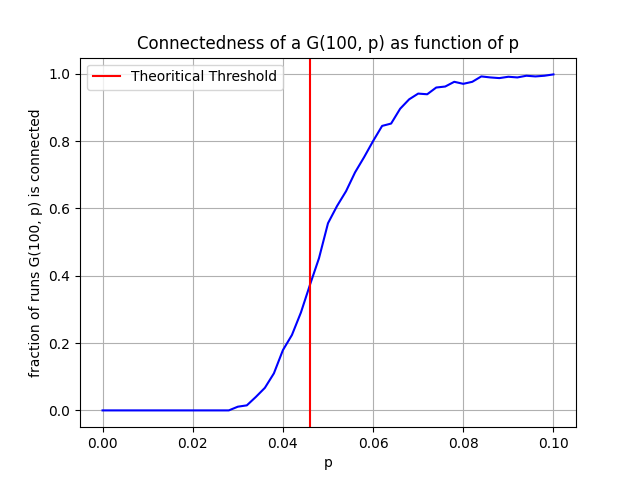

Here is the Python script that generated this plot:
# importing library for plotting the graph
import matplotlib.pyplot as plt
import random as rand
import math
import numpy as np

# defining the class
class UndirectedGraph:
    # making sure if no argument is passed or one is passed
    def __init__(self, n = None):
        # if argument is passed
        if(n!=None):
            # initiate a empty list to every node
            adj_list = {}
            for node in range (n):
                adj_list[node+1] = []
            self.adj = adj_list
        # if it is already free
        else:
            self.adj = {}
        # saving the initial number of NODES
        self.ini_node = n

    # for adding any node to the  graph
    def addNode (self, add):
        # if we declared the number of nodes before then we cant add any new node
        if(self.ini_node != None):
            if(self.ini_node < add):
                raise Exception("Node index cannot exceed number of nodes")
        # otherwise adding the vertex if it is already not there
        elif(not self.adj.get(add)):
            self.adj[add] = []

    # function for adding the edge 
    def addEdge (self, node1, node2):
        # if node1 is not present we add it and similar for other
        if(not self.adj.get(node1)):
            self.adj[node1] = []
        if(not self.adj.get(node2)):
            self.adj[node2] = []
        # adding the edge in both of them
        self.adj[node1].append(node2)
        self.adj[node2].append(node1)

    # overloading the add operator
    def __add__(self, node):
        # if node is added then calling that function
        if(type(node)==int):
            self.addNode(node)
        # otherwise calling the add edge function
        elif(type(node)==tuple):
            self.addEdge(node[0], node[1])
        # for any other input raise exception
        else:
            raise Exception("Unexpected Input")
        return self

    # print function
    def __str__(self):
        # initialising the number of keys and values and adding for each instance
        keys = 0
        values = 0
        for key in self.adj:
            keys += 1
            values += len(self.adj[key])
        # printing the first line
        strr = "Graph with " + str(keys) + " nodes and " + str(int(values/2)) + " edges. Neighbours of the nodes are belows:\n"
        # for every key in our dictionary we are appending neighbour print statement
        for key in self.adj:
            strr += "Node " + str(key) + ": " + str(list(set(self.adj[key]))) + "\n"
        return strr

    # function to plot
    def plotDegDist(self):
        # initialisting xvalues with yvalues
        yvalues = []
        xvalues = []
        sum = 0
        for val in range(len(self.adj)):
            # for every val initialising the lists
            xvalues.append(val)
            yvalues.append(0)
        #for every key increasing the deg by 1
        for key in self.adj:
            yvalues[len(self.adj[key])]+=1
        # adjusting the values and making them suitable for graph
        for val in range(len(self.adj)):
            yvalues[val]=yvalues[val]/len(self.adj)
            sum += xvalues[val]*yvalues[val]
        # plotting the graph with the values and line associated with average degree
        plt.scatter(xvalues, yvalues, c="blue", label="Actual Degree Distribution", marker=".")
        plt.axvline(x=sum, c="red", label="Avg. Node Degree")
        plt.xlabel("Node Degree")
        plt.ylabel("Fraction of Nodes")
        plt.title("Node Degree Distribution")
        plt.legend()
        plt.grid(True)
        plt.savefig("q2.png")
        plt.show()

    # creating the isconnected function
    def isConnected(self):
        # if adj is already empty means we don't have any vertex so considering graph to be connected
        if(self.adj == {}):
            return True
        # taking queue and visited elements
        queue = []
        visited = set()
        keyz = self.adj.keys()
        node = list(keyz)[0]
        queue.append(node)
        # starting with a node
        while queue:
            # doing bfs over it
            m = queue.pop(0)
            visited.add(m)
            # appending in the queue only if it is not present in visited 
            for items in self.adj[m]:
                if items not in visited:
                    queue.append(items)
        # if all elements are visited then it returns true
        if(len(visited)==len(self.adj)):
            return True
        # false
        else:
            return False

    
# derived class for er graphs
class ERRandomGraph(UndirectedGraph):
    # sample function to take care of probability
    def sample(self, pro):
        # iterating in double loop to make the edge in case of probability satisfied
        keyz = self.adj.keys()
        keys = list(keyz)
        for i in range (len(keyz)):
            for j in range (i+1, len(keyz)):
                randm = rand.random()
                # check
                if(randm < pro):
                    self.adj[keys[i]].append(keys[j])
                    self.adj[keys[j]].append(keys[i])

# creating the graph function
def graph():
    # initialising xvalue and yvalue
    xvalue = []
    yvalue = []
    # taking elements in range 0.1 on gap of 2(10^-3
    pval = np.arange(0, 0.1001, 0.002)
    for p in pval:
        # appending value in xvalue
        xvalue.append(p)
        yval = 0
        # taking each case 1000 times
        for it in range (0, 1000):
            # taking a graph with the probability and checking if it is connected
            g = ERRandomGraph(100)
            g.sample(p)
            if(g.isConnected()):
                yval+=1
        yvalue.append(yval/1000)
    # plotting the graph
    plt.plot(xvalue, yvalue, c="blue")
    plt.axvline(x=math.log(100, math.e)/100, c="red", label="Theoritical Threshold")
    plt.xlabel("p")
    plt.ylabel("fraction of runs G(100, p) is connected")
    plt.title("Connectedness of a G(100, p) as function of p")
    plt.legend()
    plt.grid(True)
    plt.savefig("q3.png")
    plt.show()

# test in
graph()